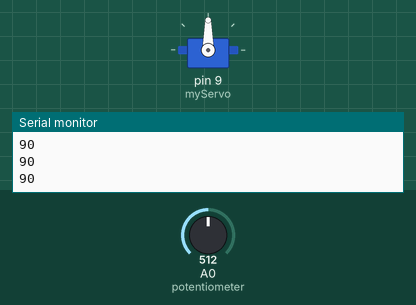
Bench run of a sketch on a simulated Arduino Uno, built with avr-gcc and run on an emulated ATmega328P. Parts: servo, the last lines printed to the serial monitor. The test bench sets the inputs (shaded band); at power-on: A0 (potentiometer) = 512.

Above: at 1.2 s.
1.3 s: A0 (potentiometer) set to 716
At 2.5 s:
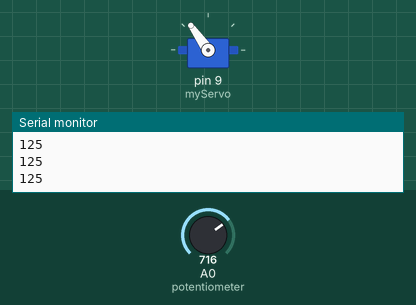
2.8 s: A0 (potentiometer) set to 900
At 4.0 s:
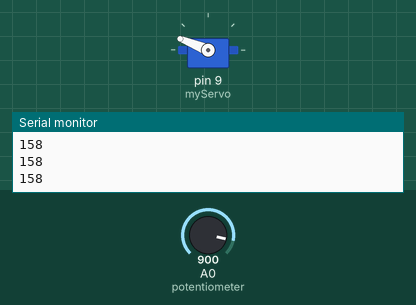
4.3 s: A0 (potentiometer) set to 1023
At 5.1 s:
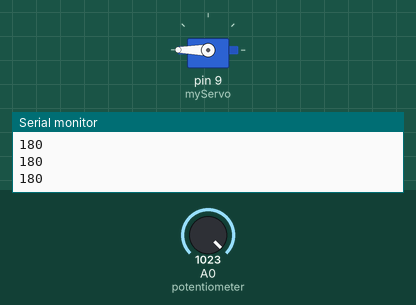
5.8 s: A0 (potentiometer) set to 306
At 6.1 s:
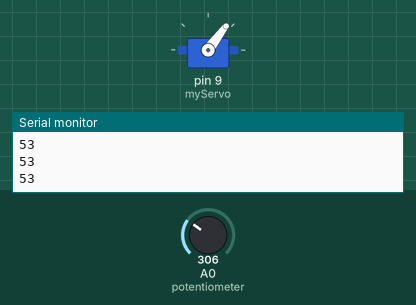
7.3 s: A0 (potentiometer) set to 122
At 8.5 s:
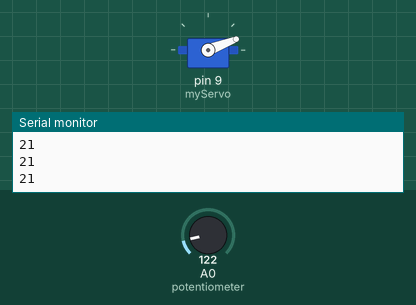
8.8 s: A0 (potentiometer) set to 0
At 9.9 s:
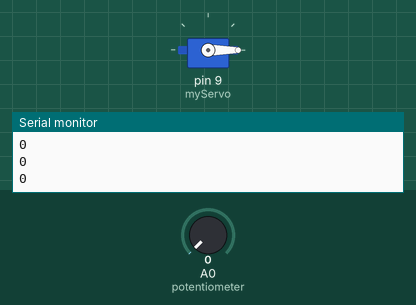
Timing chart, 0 to 11.3 s (numbered marks = the images above; inputs shaded):
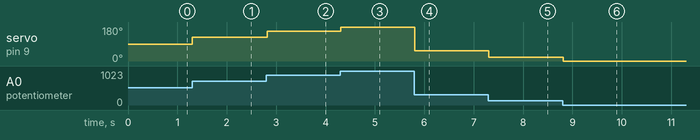

The sketch:

servoMotor.ino
```cpp
#include <Servo.h>

Servo myServo;  // create servo object to control a servo

int position = 0;  // variable to store the servo position
int potentiometer = A0;
int value;

void setup() {
  Serial.begin(9600);
  myServo.attach(9);  // variable to store the servo position (PWM pins)

  pinMode(potentiometer, INPUT);
}

void loop() {
  value = analogRead(potentiometer);
  value = map(value, 0, 1023, 0, 180);

  Serial.println(value);
  myServo.write(value);
  delay(15);

  /* for(position = 0; position <= 180; position++) {
    myServo.write(position);  // tell servo to go to position in variable "position"
    delay(15);
  }

  for(position = 180; position >= 180; position--) {
    myServo.write(position);
    delay(15);
  } */
}
```

Measured:
- after the input at 1.3 s, servo on pin 9 (myServo): 90° → 125° at once
- after the input at 2.8 s, servo on pin 9 (myServo): 125° → 158° at once
- after the input at 4.3 s, servo on pin 9 (myServo): 158° → 180° at once
- after the input at 5.8 s, servo on pin 9 (myServo): 180° → 53° at once
- after the input at 7.3 s, servo on pin 9 (myServo): 53° → 21° at once
- after the input at 8.8 s, servo on pin 9 (myServo): 21° → 0° at once
